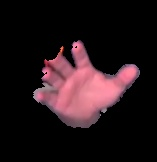
#> input picture to_csv/a_images_to_read/a1.jpg, 157 x 162 px, given in place of a.jpg, which was not available
$ python position_du_doigt.py
#> lines starting #> are read from the running program, lines starting #| are printed output that depends on the picture; pictures that were not available may be replaced by others from this repository, and a replacement may not be noted
#> further down, img is the input picture: shape (162, 157, 3); mean B, G, R 25, 21.5, 36.6
import cv2
import math
from scipy.spatial import distance as dist


def draw_on_figure(triangle,  copy):

    [cv2.circle(copy, pts, 2, (0, 255, 0), 2) for pts in triangle]

    cv2.line(copy, triangle[0], triangle[1], (0, 255, 255), 2)
    cv2.line(copy, triangle[1], triangle[2], (0, 255, 255), 2)
    cv2.line(copy, triangle[2], triangle[0], (0, 255, 255), 2)

    font = cv2.FONT_HERSHEY_COMPLEX_SMALL
    cv2.putText(copy, 'a', (triangle[0][0] - 20, triangle[0][1]), font,
                       1, (0, 0, 255), 1, cv2.LINE_AA)

    cv2.putText(copy, 'b', (triangle[1][0] + 5, triangle[1][1] - 5), font,
                       1, (255, 255, 255), 1, cv2.LINE_AA)

    cv2.putText(copy, 'c',(triangle[2][0] + 10, triangle[2][1] + 10), font,
                       1, (255, 255, 255), 1, cv2.LINE_AA)


def defintion_to_angle(finger_name, angle, point_a, point_b):

    if point_a < point_b:   angle += 90                             #angle à droite + 90
    print(finger_name, angle, "degrés")

    position = ""

    angles = {"horrizontal" : (0, 10), "gauche levé - ": (11, 30),      #Dictionnaire angle
              "gauche levé +- ": (31, 50), "gauche levé + ": (51, 60),
              "gauche levé ++ ": (61, 75), "droit": (76, 105)}


    if 0 <= angle < 20:                                                 #Definition de l'angle
        print("0-20")
        position = "0-20"

    elif 20 < angle < 60:
        print("20-60")
        position = "20-60"

    elif 60 < angle < 80:
        print("60-80")
        position = "60-80"

    elif 80 < angle < 110:
        print("80-110")
        position = "80-110"

    elif 110 < angle < 130:
        print("110 - 130")
        position = "110-130"

    elif 130 < angle < 150:
        print("130-150")
        position = "130-150"

    elif 150 < angle < 180:
        print("150-180")
        position = "150-180"

    else:
        print("NO VALUEEEEEEEEEEEEEEEEEEEEEEEEEE")

    return position


def position_du_doigt(fingers_dico, crop):

    position_fingers = {"thumb": [], "I": [], "M": [], "An": [], "a": []}

    for finger_name, points in fingers_dico.items():

        copy = crop.copy()

        if points != []:

            triangle = [points[0], points[-1], (points[-1][0], points[0][1])]

            draw_on_figure(triangle, copy)

            a = int(dist.euclidean(triangle[1], triangle[2]))                       #Distance des cotés
            b = int(dist.euclidean(triangle[0], triangle[2]))
            c = int(dist.euclidean(triangle[0], triangle[1]))

            #El kashi
            a = (b**2) + (c**2) - (a**2)                                            #Angle A
            cos = (2 * b * c)

            if cos > 0:                                                             #Cos = 0
                angle = int(math.degrees(math.acos(a / cos)))

                position = defintion_to_angle(finger_name, angle, triangle[0], points[-1])
                position_fingers[finger_name] = position

            else:
                print("cos 0 faire via le doigt apres")


            cv2.imshow("copy", copy)
            cv2.waitKey(0)

            print("")
#> this loop made 5 passes
#> (a, b, c, cos, position) on passes 1, 2, 3, 5: (1661, 29, 46, 2668, '130-150'), (9, 3, 36, 216, '80-110'), (98, 7, 25, 350, '60-80'), (180, 10, 12, 240, '20-60')
#| thumb 141 degrés
#| I 87 degrés
#| M 73 degrés
#| a 41 degrés
#> pass 1, in position_du_doigt, `cv2.imshow("copy", copy)`:
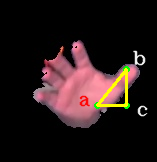
#> window 'copy': shape (162, 157, 3); mean B, G, R 24.1, 24.8, 38.7
#> pass 2, in position_du_doigt, `cv2.imshow("copy", copy)`:
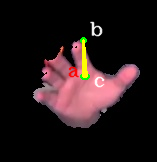
#> window 'copy': shape (162, 157, 3); mean B, G, R 24.6, 23.5, 37.6
#> after the loop, position_fingers = {'thumb': '130-150', 'I': '80-110', 'M': '60-80', 'An': [], 'a': '20-60'}

    for k, v in position_fingers.items():
        if position_fingers[k] == []:
            position_fingers[k] = None
#> this loop made 5 passes
#> (k, v) on passes 1 to 5: ('thumb', '130-150'), ('I', '80-110'), ('M', '60-80'), ('An', []), ('a', '20-60')
#> after the loop, position_fingers = 5 items

    for k, v in position_fingers.items():
        print(k, v)
#> this loop made 5 passes
#| thumb 130-150
#| I 80-110
#| M 60-80
#| An None
#| a 20-60


    return position_fingers


if __name__ == "__main__":

    fingers_dico = {'thumb': [(97, 105), (115, 94), (122, 79), (126, 69)], 'I': [(86, 76), (83, 55), (83, 47), (83, 40)], 'M': [(75, 79), (68, 55)], 'An': [], 'a': [(51, 98), (44, 91), (40, 94), (41, 90)]}
    image = r"C:\Users\jeanbaptiste\Desktop\dougy_petits_pecs\a_images_to_read\{}.jpg".format("a")
    img = cv2.imread(image)

    position_du_doigt(fingers_dico, img)

$ run again, on to_csv/a_images_to_read/a25.jpg
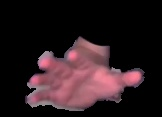
#> input picture to_csv/a_images_to_read/a25.jpg, 162 x 117 px, given in place of a.jpg, which was not available
#> img is the input picture: shape (117, 162, 3); mean B, G, R 31.3, 27.5, 44
#> the loop in position_du_doigt, `for finger_name, points in fingers_dico.items(): ` made 5 passes
#> (a, b, c, cos, position) on passes 1, 2, 3, 5: (1661, 29, 46, 2668, '130-150'), (9, 3, 36, 216, '80-110'), (98, 7, 25, 350, '60-80'), (180, 10, 12, 240, '20-60')
#> (printed output is left out)
#> pass 1, in position_du_doigt, `cv2.imshow("copy", copy)`:
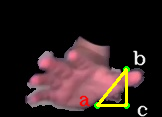
#> window 'copy': shape (117, 162, 3); mean B, G, R 31.4, 33.1, 48.7
#> pass 2, in position_du_doigt, `cv2.imshow("copy", copy)`:
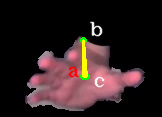
#> window 'copy': shape (117, 162, 3); mean B, G, R 30.9, 30.3, 45.7
#> after the loop in position_du_doigt, `for finger_name, points in fingers_dico.items():`: position_fingers = {'thumb': '130-150', 'I': '80-110', 'M': '60-80', 'An': [], 'a': '20-60'}
#> the loop in position_du_doigt, `for k, v in position_fingers.items():` made 5 passes
#> (k, v) on passes 1 to 5: ('thumb', '130-150'), ('I', '80-110'), ('M', '60-80'), ('An', []), ('a', '20-60')
#> after the loop in position_du_doigt, `for k, v in position_fingers.items():`: position_fingers = 5 items
#> the loop in position_du_doigt, `for k, v in position_fingers.items():` made 5 passes
#> (printed output is left out)

$ run again, on to_csv/a_images_to_read/a3.jpg
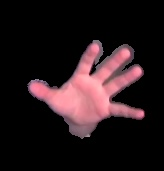
#> input picture to_csv/a_images_to_read/a3.jpg, 164 x 171 px, given in place of a.jpg, which was not available
#> img is the input picture: shape (171, 164, 3); mean B, G, R 27.3, 24.5, 39
#> the loop in position_du_doigt, `for finger_name, points in fingers_dico.items(): ` made 5 passes
#> (a, b, c, cos, position) on passes 1, 2, 3, 5: (1661, 29, 46, 2668, '130-150'), (9, 3, 36, 216, '80-110'), (98, 7, 25, 350, '60-80'), (180, 10, 12, 240, '20-60')
#> (printed output is left out)
#> pass 1, in position_du_doigt, `cv2.imshow("copy", copy)`:
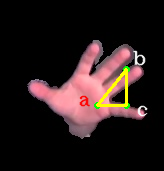
#> window 'copy': shape (171, 164, 3); mean B, G, R 26.2, 27.3, 40.6
#> pass 2, in position_du_doigt, `cv2.imshow("copy", copy)`:
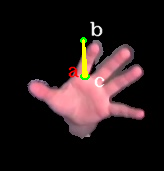
#> window 'copy': shape (171, 164, 3); mean B, G, R 27, 26.4, 40.3
#> after the loop in position_du_doigt, `for finger_name, points in fingers_dico.items():`: position_fingers = {'thumb': '130-150', 'I': '80-110', 'M': '60-80', 'An': [], 'a': '20-60'}
#> the loop in position_du_doigt, `for k, v in position_fingers.items():` made 5 passes
#> (k, v) on passes 1 to 5: ('thumb', '130-150'), ('I', '80-110'), ('M', '60-80'), ('An', []), ('a', '20-60')
#> after the loop in position_du_doigt, `for k, v in position_fingers.items():`: position_fingers = 5 items
#> the loop in position_du_doigt, `for k, v in position_fingers.items():` made 5 passes
#> (printed output is left out)
